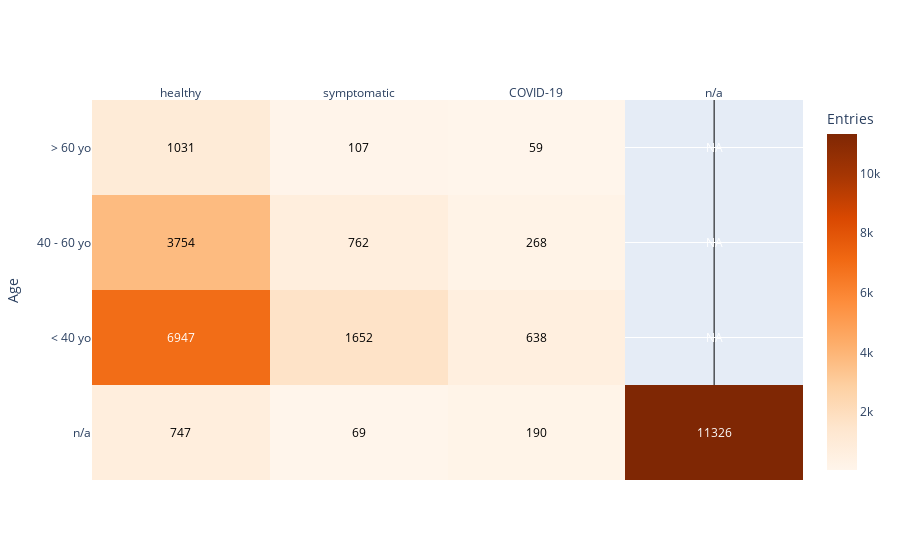

Notebook cell for this chart:
### Code cell
# Heatmap Age vs status
metadata['age_class'] = 0 # NAs will end up here
metadata.loc[ (metadata['age']<40),'age_class'] = 1
metadata.loc[ (metadata['age']>=40) &(metadata['age']<60),'age_class'] = 2
metadata.loc[ (metadata['age']>=60),'age_class'] = 3

meta_summary_df = summarise_pivot_df(metadata, ['age_class'], ['status'], ['uuid'])
meta_summary_df = meta_summary_df[['healthy','symptomatic','COVID-19','n/a']]
n = meta_summary_df.sum().sum()
print(meta_summary_df.head(5) )
#print( pandas_to_plotly_heatdata(meta_summary_df) )
heat_data = ply_go.Heatmap(pandas_to_plotly_heatdata(meta_summary_df), 
                           colorscale=ply_colors.sequential.Oranges,
                           colorbar={'title':"Entries", 'titleside':"top"} ,
                           text=meta_summary_df.values)
rounded_annotation = [ ["NA" if pd.isnull(c) else "{:.0f}".format(c) for c in r] for r in heat_data['z']]
fig = ply_ff.create_annotated_heatmap(z=heat_data['z'], 
                                      x=heat_data['x'],
                                      y=heat_data['y'],#
                                      #y=[int(i) for i,t in enumerate(heat_data['y']) ],
                                      annotation_text=rounded_annotation,
                                      colorscale=heat_data['colorscale'],
                                      showscale=True,
                                      colorbar=heat_data['colorbar']  )
fig.update_layout( yaxis={"title":{"text":"Age"},
                          "tickmode":'array',"tickvals":[3,2,1,0,],"ticktext":['> 60 yo','40 - 60 yo','< 40 yo', 'n/a']})
fig.show()

### Figure 1 — Plotly figure (JSON) as saved in the notebook; plotly's stock layout.template omitted (floating-point values rounded to 4 significant figures)
{"data": [{"colorbar": {"title": {"side": "top", "text": "Entries"}}, "colorscale": [[0, "rgb(255,245,235)"], [0.125, "rgb(254,230,206)"], [0.25, "rgb(253,208,162)"], [0.375, "rgb(253,174,107)"], [0.5, "rgb(253,141,60)"], [0.625, "rgb(241,105,19)"], [0.75, "rgb(217,72,1)"], [0.875, "rgb(166,54,3)"], [1, "rgb(127,39,4)"]], "reversescale": false, "showscale": true, "x": ["healthy", "symptomatic", "COVID-19", "n/a"], "y": [0, 1, 2, 3], "z": [[747, 69, 190, 11326], [6947, 1652, 638, null], [3754, 762, 268, null], [1031, 107, 59, null]], "type": "heatmap"}], "layout": {"annotations": [{"font": {"color": "#000000"}, "showarrow": false, "text": "747", "x": "healthy", "xref": "x", "y": 0, "yref": "y"}, {"font": {"color": "#000000"}, "showarrow": false, "text": "69", "x": "symptomatic", "xref": "x", "y": 0, "yref": "y"}, {"font": {"color": "#000000"}, "showarrow": false, "text": "190", "x": "COVID-19", "xref": "x", "y": 0, "yref": "y"}, {"font": {"color": "#FFFFFF"}, "showarrow": false, "text": "11326", "x": "n/a", "xref": "x", "y": 0, "yref": "y"}, {"font": {"color": "#FFFFFF"}, "showarrow": false, "text": "6947", "x": "healthy", "xref": "x", "y": 1, "yref": "y"}, {"font": {"color": "#000000"}, "showarrow": false, "text": "1652", "x": "symptomatic", "xref": "x", "y": 1, "yref": "y"}, {"font": {"color": "#000000"}, "showarrow": false, "text": "638", "x": "COVID-19", "xref": "x", "y": 1, "yref": "y"}, {"font": {"color": "#FFFFFF"}, "showarrow": false, "text": "NA", "x": "n/a", "xref": "x", "y": 1, "yref": "y"}, {"font": {"color": "#000000"}, "showarrow": false, "text": "3754", "x": "healthy", "xref": "x", "y": 2, "yref": "y"}, {"font": {"color": "#000000"}, "showarrow": false, "text": "762", "x": "symptomatic", "xref": "x", "y": 2, "yref": "y"}, {"font": {"color": "#000000"}, "showarrow": false, "text": "268", "x": "COVID-19", "xref": "x", "y": 2, "yref": "y"}, {"font": {"color": "#FFFFFF"}, "showarrow": false, "text": "NA", "x": "n/a", "xref": "x", "y": 2, "yref": "y"}, {"font": {"color": "#000000"}, "showarrow": false, "text": "1031", "x": "healthy", "xref": "x", "y": 3, "yref": "y"}, {"font": {"color": "#000000"}, "showarrow": false, "text": "107", "x": "symptomatic", "xref": "x", "y": 3, "yref": "y"}, {"font": {"color": "#000000"}, "showarrow": false, "text": "59", "x": "COVID-19", "xref": "x", "y": 3, "yref": "y"}, {"font": {"color": "#FFFFFF"}, "showarrow": false, "text": "NA", "x": "n/a", "xref": "x", "y": 3, "yref": "y"}], "xaxis": {"dtick": 1, "gridcolor": "rgb(0, 0, 0)", "side": "top", "ticks": ""}, "yaxis": {"dtick": 1, "ticks": "", "ticksuffix": "  ", "title": {"text": "Age"}, "tickmode": "array", "tickvals": [3, 2, 1, 0], "ticktext": ["> 60 yo", "40 - 60 yo", "< 40 yo", "n/a"]}}}
